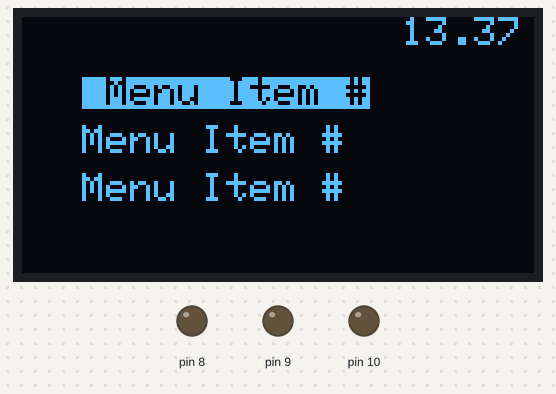
This sketch was run on a simulated Arduino Uno, built with avr-gcc and run on an emulated ATmega328P. Parts: 128×64 one-colour display, output pins drawn as LEDs (lit = HIGH). What the sketch prints to the serial monitor is not drawn.

Above: at 0.1 s.

The sketch:

love_board.ino
```cpp
#include <Adafruit_SSD1306.h>
#include <splash.h>
#include "menu_board.h"

#define SCREEN_WIDTH 128 // OLED display width, in pixels
#define SCREEN_HEIGHT 64 // OLED display height, in pixels
#define RED      0xF800
#define VERSION "13.37"

// Declaration for an SSD1306 display connected to I2C (SDA, SCL pins)
#define OLED_RESET     4 // Reset pin # (or -1 if sharing Arduino reset pin)
Adafruit_SSD1306 display(SCREEN_WIDTH, SCREEN_HEIGHT, &Wire, OLED_RESET);
const uint16_t startX = 15;
const uint16_t startY = 15;
const uint16_t fontSize = 1;
MenuBoard menu(&display, startX, startY, fontSize);
int downButton = 0;
void setup() {
  randomSeed(analogRead(0));
  pinMode(10, OUTPUT);
  pinMode(9, OUTPUT);
  pinMode(8, OUTPUT);
  display.clearDisplay();
  Serial.begin(9600);
  display.begin(SSD1306_SWITCHCAPVCC, 0x3C);
  pinMode(A0, INPUT);
  Serial.println("TEst in setup.");
  menu.drawMenu();
}
int buttonState;             // the current reading from the input pin
int lastButtonState = LOW;   // the previous reading from the input pin

// the following variables are unsigned longs because the time, measured in
// milliseconds, will quickly become a bigger number than can be stored in an int.
unsigned long lastDebounceTime = 0;  // the last time the output pin was toggled
unsigned long debounceDelay = 50;
void loop() {
  delay(100);
  menu.drawMenu();
  downButton = digitalRead(10); // DOWN
  int idx = menu.getSelected();
  // read the state of the switch into a local variable:
  int upButton = digitalRead(9);
  if (upButton && idx > 0) {
    idx = idx - 1;
    menu.setSelected(idx);
  }
  if (downButton && idx < 2) {
    idx = idx + 1;
    menu.setSelected(idx);
  }
  if (digitalRead(8)) {
    int i = menu.getSelected();
    Serial.println("CLICK CLICKED!" + i);
    menu.clickMenuItem(i);
  }
//  if (pinSignal > 40 && pinSignal < 70) {
//    // selection.y0 = selection.y0 + 15;
//  } else if (pinSignal > 10 && pinSignal < 40) {
//    // selection.y0 = selection.y0 - 15;
//  }
}
```

magic_ball.cpp
```cpp
#include "magic_ball.h"


char* MagicBall::ask() {
  char choices[5][20] = {
      "Ask later...",
      "Definately YES!",
      "Hell no!",
      "Maybe, I'm not sure.",
      "50/50"
    };
  return choices[1];
}

MagicBall::MagicBall() {}
```

magic_ball.h
```cpp
#pragma once
#include <Adafruit_SSD1306.h>

class MagicBall {
  public:
    int MAX_POSSIBLE_CHOICES = 4;
    char choices[4][20] = {
      "Ask later...",
      "Definately YES!",
      "Hell no!",
      "Maybe, I'm not sure."
    };
    static char *ask();
    MagicBall();
};
```

menu_board.cpp
```cpp
#include "menu_board.h"

void MenuBoard::drawMenu() {
    this->display->clearDisplay();
    this->display->setTextSize(this->fontSize);
    this->display->setTextColor(WHITE);
    this->drawVersion();
    this->display->setCursor(this->x0, this->y0);
    uint16_t varyingY = this->y0;
    for (int i = 0; i < 3; i++) {
      if (!this->items[i]->text) break;
      this->items[i]->draw(this->x0, varyingY);
      varyingY += this->items[i]->height;
    }
    this->display->display();
}

void justPrintIt(Adafruit_SSD1306 *d) {
  Serial.println("Clicked!");
}

MenuBoard::MenuBoard(Adafruit_SSD1306 *display, uint16_t x0, uint16_t y0, uint16_t fontSize){
    this->display = display;
    this->x0 = x0;
    this->y0 = y0;
    this->fontSize = fontSize;
    for (int i = 0; i < 3; i++) {
      char buf[48];
      strcpy(buf, "Menu Item #");
      String text = String("Menu Item #");
      text.concat(i);
      this->items[i] = new MenuItem("Menu Item #", i == 0, display);
    }
}

MenuItem::MenuItem(char *text, bool isSelected, Adafruit_SSD1306 *display) {
    this->text = text;
    this->display = display;
    this->isSelected = isSelected;
    this->length = 6 * strlen(this->text);
}

void MenuItem::onClick() {
  this->display->clearDisplay();
  this->display->setTextColor(WHITE);
  this->display->setCursor(10, 10);
  this->display->println("AND MAGIC BALL SAYS...");
  this->display->display();
  delay(1000);
  this->display->clearDisplay();
  this->display->setCursor(20, 5);
  this->display->println("NO");
  this->display->display();
  delay(4000);
}

void MenuItem::draw(uint16_t x0, uint16_t y0) {
  if (!this->display) return;
  this->display->setCursor(x0, y0);
  if (this->isSelected) {
    this->display->setTextColor(BLACK, WHITE);
    this->display->print(" "); // small padding
  }
  this->display->println(this->text);
  this->display->setTextColor(WHITE);
}

int MenuBoard::getSelected() {
  for (int i = 0; i < 3; i++) {
    if (this->items[i]->isSelected) return i;
  }
}

void MenuBoard::setSelected(int i) {
  int previousSelected = this->getSelected();
  this->items[previousSelected]->isSelected = false;
  this->items[i]->isSelected = true;
}

void MenuBoard::clickMenuItem(int i) {
  this->items[i]->onClick();
}

void MenuBoard::drawVersion() {
  this->display->setCursor(95, 0);
  this->display->print(13.37);
}
```

menu_board.h
```cpp
#pragma once
#include <Adafruit_SSD1306.h>
#include "magic_ball.h"
#define VERSION "13.37"
const int MAX_MENU_ITEMS = 3;

class MenuItem {
  public:
    uint16_t x0;
    uint16_t y0;
    uint16_t length;
    uint16_t height = 12;
    char *text;
    const uint16_t color = WHITE;
    bool isSelected;
    void draw(uint16_t x0, uint16_t y0);
    void onClick();
    MenuItem(char *text, bool isSelected, Adafruit_SSD1306 *display);
  private:
    Adafruit_SSD1306 *display;
};

class MenuBoard {
  private:
    Adafruit_SSD1306 *display;
    uint16_t fontSize;
  public:
    uint16_t x0;
    uint16_t y0;
    void drawMenu();
    MenuItem *items[MAX_MENU_ITEMS];
    MenuBoard(Adafruit_SSD1306 *display, uint16_t x0, uint16_t y0, uint16_t fontSize);
    void drawVersion();
    void clickMenuItem(int i);
    int getSelected();
    void setSelected(int);
};
```
